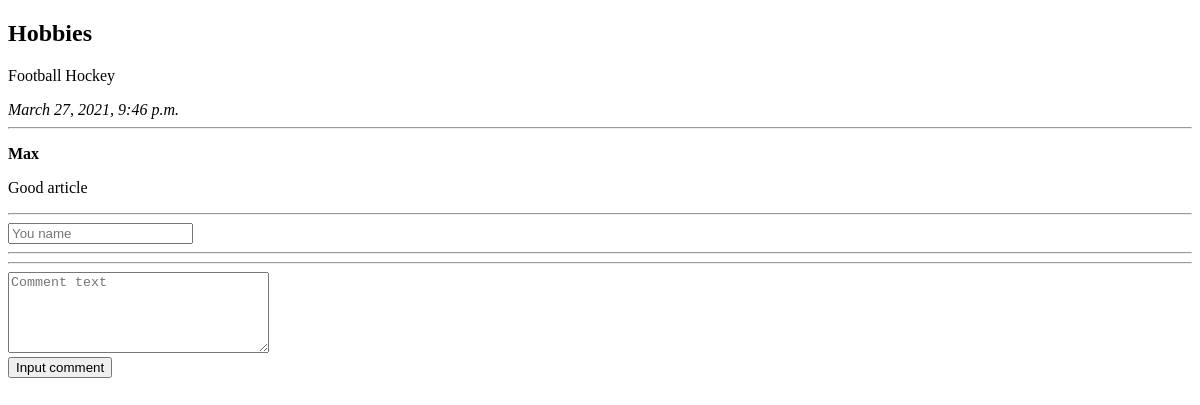
The app's page /2/, older data.
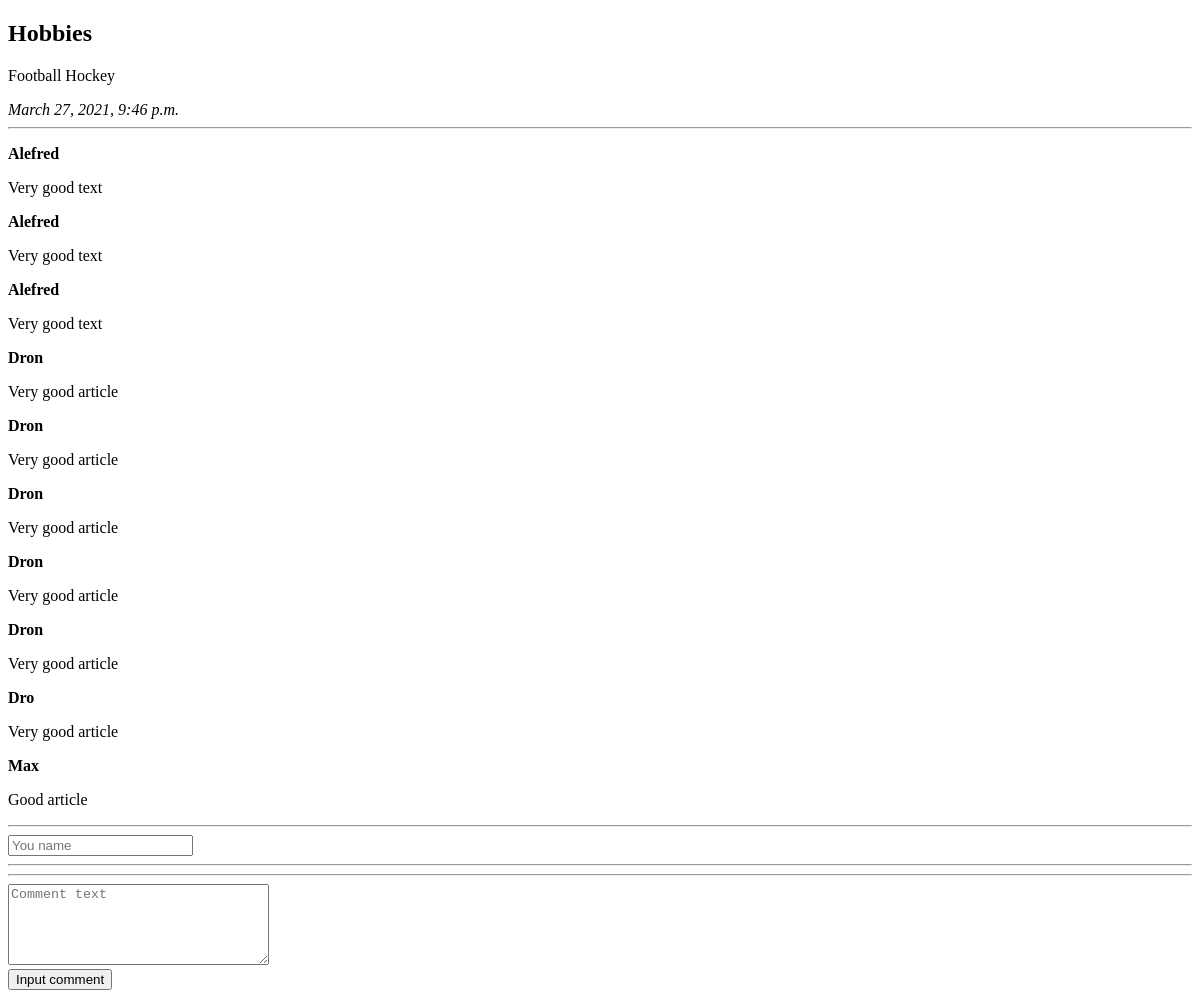
The same page, newer data.
### mysite/apps/articles/models.py (models this page shows, shortened)
class Article(models.Model):
    article_title = models.CharField('article_name', max_length=200)
    article_text = models.TextField('text')
    pub_date = models.DateTimeField('date')

class Comment(models.Model):
    article = models.ForeignKey(Article, on_delete=models.CASCADE)
    author = models.CharField('author_name', max_length=50)
    comment_text = models.CharField('comment_text', max_length=200)

### mysite/apps/articles/views.py (the view)
# urls.py: path('<int:article_id>/', views.detail, name='detail'),
def detail(request, article_id):
    try:
        a = Article.objects.get(id=article_id)
    except:
        raise Http404("article not found")
    latest_comments_list = a.comment_set.order_by('-id')[:10]
    return render(request, 'articles/detail.html', {'article': a, 'latest_comments_list': latest_comments_list})

### mysite/templates/articles/detail.html (shortened to what this page needs)
{% extends "base.html" %}
 {% block content %}
<h2>{{article.article_title}}</h2>
<p>{{article.article_text}}</p>
<em>{{article.pub_date}}</em>
<hr>
 {% if latest_comments_list %}
   {% for c in latest_comments_list %}
    <p>
       <strong>{{c.author}}</strong>
       <p>{{c.comment_text}}</p>
    </p>
   {% endfor %}
 {% else %}
 Comments not found
 {% endif %}
<hr>
<form action="{% url 'articles:leave_comment' article.id %}" method="POST">
    <input type="text" required placeholder="You name" name="name">
    <hr>
    <hr>
    <textarea name="text" required="" placeholder="Comment text" cols="30" rows="5"></textarea> <br>
    <button type="submit">Input comment</button>
</form>
{% endblock %}

### mysite/templates/base.html (shortened to what this page needs)
<!DOCTYPE html>
<html lang="en">
<head>
</head>
<body>
  {% block content %}{% endblock %}
</body>
</html>

Row changes from the older to the newer data that the page shows:
added Comment: author "Alefred", comment_text "Very good text"
added Comment: author "Alefred", comment_text "Very good text"
added Comment: author "Alefred", comment_text "Very good text"
added Comment: author "Dron", comment_text "Very good article"
added Comment: author "Dron", comment_text "Very good article"
added Comment: author "Dron", comment_text "Very good article"
added Comment: author "Dron", comment_text "Very good article"
added Comment: author "Dron", comment_text "Very good article"
added Comment: author "Dro", comment_text "Very good article"
